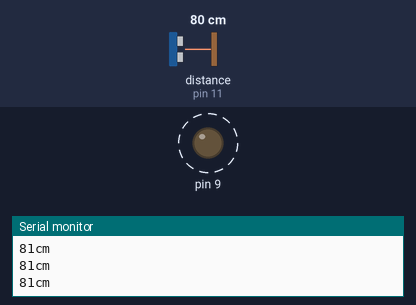
This sketch was run on a simulated Arduino Uno, built with avr-gcc and run on an emulated ATmega328P. Shown: output pins drawn as LEDs (lit = HIGH), the last lines printed to the serial monitor. Dashed ring = blinking. The inputs (shaded band) are chosen by the test bench; at power-on: distance to the obstacle (sensor on pin 11) 80 cm. The echo pulse lasts 58.3 µs per cm.

Above: at 1.1 s.
1.3 s: distance to the obstacle (sensor on pin 11) set to 11 cm
4.3 s: distance to the obstacle (sensor on pin 11) set to 8 cm
At 5.2 s:
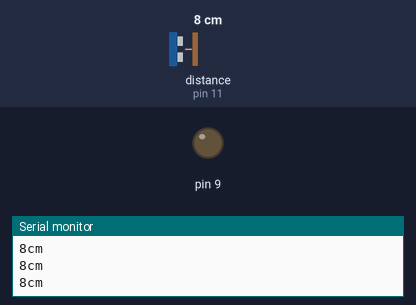
5.8 s: distance to the obstacle (sensor on pin 11) set to 18 cm
At 6.11 s:
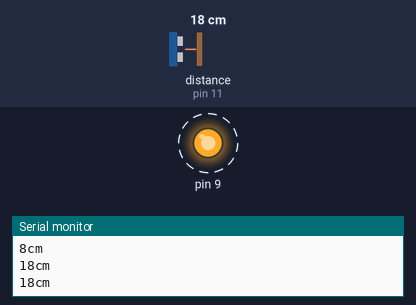
8.8 s: distance to the obstacle (sensor on pin 11) set to 2 cm
At 9.8 s:
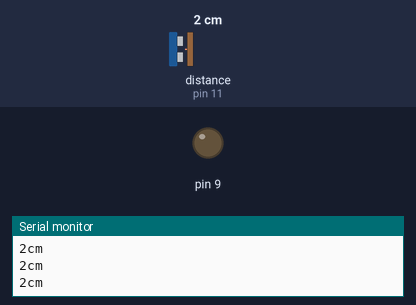
Timing chart, 0 to 11.3 s (numbered marks = the images above; inputs shaded):
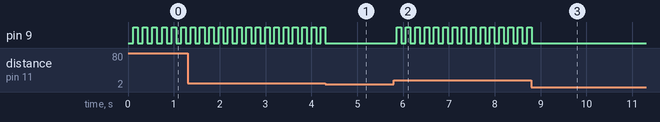

Measured:
- the behaviour switches between 10 and 9 cm on distance to the obstacle (sensor on pin 11) (found by bisection; images 0 and 1)
- after the input at 4.3 s, pin 9: goes on until 4.3 s, then stays LOW
- after the input at 5.8 s, pin 9: alternates HIGH for 0.10 s and LOW for 0.10 s, starting after 0.06 s
- after the input at 8.8 s, pin 9: goes on until 8.8 s, then stays LOW
- by itself, pin 9: alternates HIGH for 0.10 s and LOW for 0.10 s

The sketch:

trab.ino
```cpp
#include <NewPing.h>

#define TRIGGER_PIN  12  // Arduino pin tied to trigger pin on the ultrasonic sensor.
#define ECHO_PIN     11  // Arduino pin tied to echo pin on the ultrasonic sensor.
#define MAX_DISTANCE 100 // Maximum distance we want to ping for (in centimeters).

NewPing sonar(TRIGGER_PIN, ECHO_PIN, MAX_DISTANCE); // NewPing setup of pins and maximum distance.

void setup() {
  Serial.begin(9600); // Open serial monitor at 9600 baud to see ping results.
  pinMode(9, OUTPUT);
}

void loop() {
  delay(100);
  Serial.print(sonar.ping_cm());       // Send ping, get distance in cm and print result (0 = outside set distance range)
  Serial.println("cm");
  if(sonar.ping_cm()>=10 || sonar.ping_cm()==0){     //anything far than 10 centimeters will trigger the LED
    digitalWrite(9, HIGH);
    delay(100);
    digitalWrite(9, LOW);
    }
}
```
